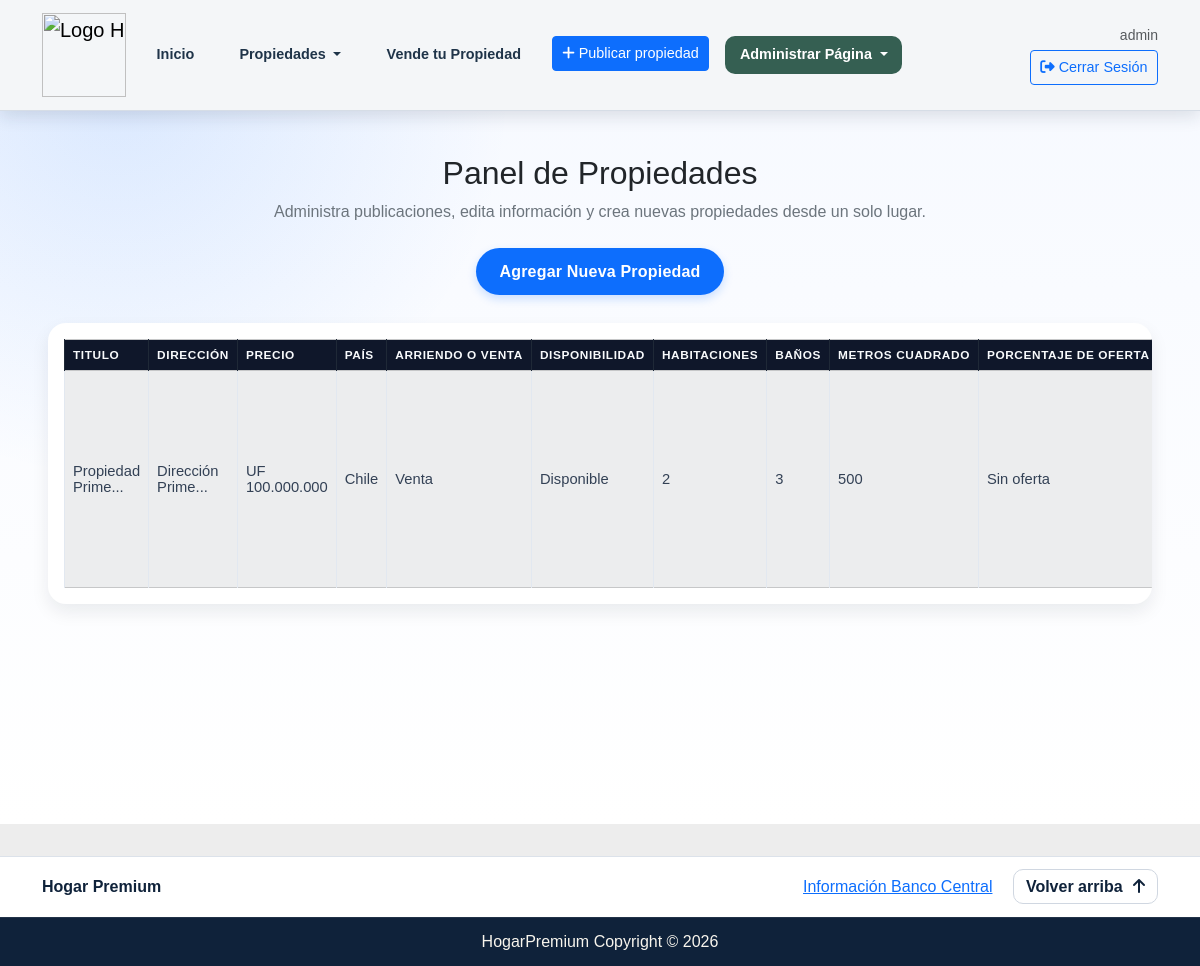
Page /propiedades/crear/0 (signed in) on the committed database.
### inmobiliaria_app/models.py (models this page shows, shortened)
class Propiedad(models.Model):
    TIPO_PROPIEDAD_OPCIONES = [
        ('ar', 'Arriendo'),
        ('ve', 'Venta'),
    ]
    DISPONIBLE_OPCIONES = [
        ('si', 'Disponible'),
        ('no', 'No Disponible'),
    ]
    JARDIN_OPCIONES = [
        ('si', 'Si tiene Jardín'),
        ('no', 'No tiene Jardín'),
    ]
    PATIO_OPCIONES = [
        ('si', 'Si tiene Patio'),
        ('no', 'No tiene Patio'),
    ]
    GARAGE_OPCIONES = [
        ('si', 'Si tiene Garage'),
        ('no', 'No tiene Garage'),
    ]
    SOTANO_OPCIONES = [
        ('si', 'Si tiene Sótano'),
        ('no', 'No tiene Sótano'),
    ]
    idPropiedad                 = models.AutoField(primary_key=True, verbose_name='ID')
    tituloPropiedad             = models.CharField(max_length=100, verbose_name='Titulo de Propiedad')
    direccionPropiedad          = models.CharField(max_length=100, verbose_name='Dirección de Propiedad')
    descripcionPropiedad        = models.CharField(max_length=1500, verbose_name='Descripción de Propiedad')
    caracteristicasPropiedad    = models.CharField(max_length=1500, verbose_name='Características de Propiedad', null=True)
    precioPropiedad             = models.IntegerField(validators=[MinValueValidator(1)], verbose_name='Precio de Propiedad') # PRECIO EN UF # PROBAR API https://api.cmfchile.cl/documentacion/UF.html
    paisPropiedad               = models.ForeignKey(Pais, on_delete=models.CASCADE, verbose_name='País de Propiedad')
    tipoPropiedad               = models.CharField(
        max_length=2,
        choices=TIPO_PROPIEDAD_OPCIONES,
        verbose_name='Arriendo o Venta'
    )
    disponibilidadPropiedad     = models.CharField(
        max_length=2,
        choices=DISPONIBLE_OPCIONES,
        verbose_name='Disponibilidad'
    )
    habitacionesPropiedad       = models.IntegerField(validators=[MinValueValidator(0), MaxValueValidator(100)], verbose_name='Cantidad de Habitaciones')
    bannosPropiedad             = models.IntegerField(validators=[MinValueValidator(0), MaxValueValidator(100)], verbose_name='Cantidad de Baños')
    metroscubPropiedad          = models.IntegerField(validators=[MinValueValidator(1)], verbose_name='Metros Cuadrados de Propiedad')
    jardinPropiedad            = models.CharField(
        max_length=2,
        choices=JARDIN_OPCIONES,
        verbose_name='¿Tiene Jardín?'
    )
    patioPropiedad            = models.CharField(
        max_length=2,
        choices=PATIO_OPCIONES,
        verbose_name='¿Tiene Patio?'
    )
    garagePropiedad            = models.CharField(
        max_length=2,
        choices=GARAGE_OPCIONES,
        verbose_name='¿Tiene Garage?'
    )
    sotanoPropiedad            = models.CharField(
        max_length=2,
        choices=SOTANO_OPCIONES,
        verbose_name='¿Tiene Sótano?'
    )
    ofertaPropiedad             = models.IntegerField(validators=[MinValueValidator(0), MaxValueValidator(100)], verbose_name='% de Oferta')

class Pais(models.Model):
    TIPO_MONEDA_OPCIONES = {
        ('uf', 'UF'),
        ('eu', 'EURO'),
    }
    nombrePais      = models.CharField(max_length=50, unique=True, verbose_name='Nombre de País')
    iconoPais       = models.ImageField(upload_to='imagenes/', verbose_name='Icono de País')
    tipoMoneda      = models.CharField(max_length=2, choices=TIPO_MONEDA_OPCIONES, verbose_name='UF o EURO')
    codigoCelular   = models.CharField(max_length=4, verbose_name='Código de País')
    def __str__(self):
        return self.nombrePais

### inmobiliaria_app/views.py (the view)
# urls.py: path('propiedades/<accion>/<id>', views.admin_propiedades, name='admin_propiedades'),
@login_required
def admin_propiedades(request, accion, id):
    esAdmin = request.user.is_superuser
    todas_propiedades = Propiedad.objects.select_related('paisPropiedad').prefetch_related('images').order_by('-idPropiedad')
    paginator = Paginator(todas_propiedades, 12)
    page_number = request.GET.get('page', 1)
    page_obj = paginator.get_page(page_number)
    ImagenPropiedadFormSet = modelformset_factory(
        ImagenPropiedad,
        fields=('imagenPropiedad',),
        extra=1,  # Permite añadir un formulario en blanco para una nueva imagen
        can_delete=True  # Permite eliminar imágenes existentes
    )
    if request.method == 'POST':
        if accion == 'crear':
            propiedad_form = PropiedadForm(request.POST)
            imagen_form     =   ImagenPropiedadForm(request.POST, request.FILES)
            imagenes_form   =   ImagenesPropiedadForm(request.POST, request.FILES)
            if propiedad_form.is_valid():
                propiedad = propiedad_form.save()
                for f in request.FILES.getlist('imagenPropiedad'):
                    ImagenPropiedad.objects.create(idPropiedad=propiedad, imagenPropiedad=f)
                return redirect('admin_propiedades', accion='crear', id='0')
        elif accion == 'actualizar':
            propiedad_instance = get_object_or_404(Propiedad, idPropiedad=id)
            propiedad_form = PropiedadForm(request.POST, request.FILES, instance=propiedad_instance)
            imagen_form     =   ImagenPropiedadForm()
            imagenes_form   =   ImagenesPropiedadForm(request.POST, request.FILES)
            if propiedad_form.is_valid():
                propiedad = propiedad_form.save()
                return redirect('admin_propiedades', accion='crear', id='0')
        elif accion == 'eliminar':
            propiedad = get_object_or_404(Propiedad, idPropiedad=id)
            propiedad.delete()
            return redirect('admin_propiedades', accion='crear', id='0')
    else:
        propiedad_form = PropiedadForm()
        imagen_form = ImagenPropiedadForm()
        imagenes_form   =   ImagenesPropiedadForm()
    if request.method == 'GET':
        if accion == 'crear':
            propiedad_form = PropiedadForm()
            imagen_form = ImagenPropiedadForm()
            imagenes_form   =   ImagenesPropiedadForm()
        elif accion =='actualizar':
            propiedad_instance = get_object_or_404(Propiedad, idPropiedad=id)
            propiedad_form = PropiedadForm(instance=propiedad_instance)
            imagen_form = ImagenPropiedadForm()
            imagenes_form   =   ImagenesPropiedadForm()
    context = {
        'accion': accion.lower(),
        'es_admin': esAdmin,
        'propiedades_todas': page_obj,
        'page_obj': page_obj,
        'propiedad_form': propiedad_form,
        'imagenes_form_html' :imagenes_form,
        'imagen_form_html': imagen_form,
    }
    return render(request, 'inmobiliaria/admin_propiedades.html', context)

### inmobiliaria_app/templatetags/custom_filters.py (called while the page is built)
@register.filter
def acortar_titulo(value, max_lenght=60):
    if len(value) > max_lenght:
        return value[:max_lenght] + '...'
    return value

@register.filter
def formatear_dinero_uf(value):
    value = round(value)
    value = f'UF {value:,}'
    value = value.replace(',', '.')
    return value

### inmobiliaria_app/templates/inmobiliaria/admin_propiedades.html (shortened to what this page needs)
﻿{% extends 'inmobiliaria/base.html' %}
{% load static %}
{% load crispy_forms_tags %}
{% load custom_filters %}
{% block body %}
{% if es_admin %}
  <section class="admin-page">
  <div class="container admin-toolbar">
    <div class="d-flex flex-column align-items-center" id="contenedorBotonNuevaPropiedad">
      <h2 class="text-center mb-2">Panel de Propiedades</h2>
      <p class="text-secondary text-center mb-4">Administra publicaciones, edita información y crea nuevas propiedades desde un solo lugar.</p>
      <button class="btn btn-primary" id="btnNuevaPropiedad" type="button" data-bs-toggle="collapse" data-bs-target="#formNuevaPropiedad" aria-expanded="{% if accion == 'actualizar' %}true{% else %}false{% endif %}" aria-controls="formNuevaPropiedad">
        Agregar Nueva Propiedad
      </button>
    </div>
  </div>
  <div class="card p-3 mb-5 mx-5 table-responsive tabla-card">
    <table id="tabla-principal" class="table table-hover table-light table-striped table-bordered" >
        <thead class="">
            <tr>
                <th>Titulo </th>
                <th>Dirección </th>
                <th>Precio </th>
                <th>País </th>
                <th>Arriendo o Venta </th>
                <th>Disponibilidad </th>
                <th>Habitaciones </th>
                <th>Baños</th>
                <th>Metros Cuadrado</th>
                <th>Porcentaje de Oferta</th>
            </tr>
        </thead>
        <tbody style="word-wrap: break-word;" >
              {% for propiedad in propiedades_todas %}
            <tr>
              <td >{{propiedad.tituloPropiedad|acortar_titulo:15}}</td>
              <td>{{propiedad.direccionPropiedad|acortar_titulo:15}}</td>
              {% if propiedad.paisPropiedad.tipoMoneda == 'eu' %}
              <td>{{propiedad.precioPropiedad|formatear_dinero_euro}}</td>
              {% elif propiedad.paisPropiedad.tipoMoneda == 'uf' %}
              <td>{{propiedad.precioPropiedad|formatear_dinero_uf}}</td>
              {% endif %}
              <td>{{propiedad.paisPropiedad.nombrePais}}</td>
              <td>{{propiedad.get_tipoPropiedad_display}}</td>
              <td>{{propiedad.get_disponibilidadPropiedad_display}}</td>
              <td>{{propiedad.habitacionesPropiedad}}</td>
              <td>{{propiedad.bannosPropiedad}}</td>
              <td>{{propiedad.metroscubPropiedad}}</td>
              {% if propiedad.ofertaPropiedad > 0 %}
              <td>{{propiedad.ofertaPropiedad|formatear_descuento}}</td>
              {% else %}
              <td>Sin oferta</td>
              {% endif %}
            </tr>
            {%endfor%}
        </tbody>
    </table>
  </div>
  </section>
{% endif %}
{% endblock body %}

### inmobiliaria_app/templates/inmobiliaria/base.html (shortened to what this page needs)
﻿{% load static %}
{% load bootstrap5 %}
{% bootstrap_css %}
<!DOCTYPE html>
<html lang="en">
<head>
    <link rel="stylesheet" href="{% static 'css/bootstrap.min.css' %}">
    <link rel="stylesheet" href="{% static 'css/base.css' %}">
    <link rel="stylesheet" href="https://cdnjs.cloudflare.com/ajax/libs/font-awesome/6.6.0/css/all.min.css">
</head>
<body>
    <header id="header" class="site-header" style="margin-bottom: 0px;">
        <nav class="navbar fixed-top navbar-expand-lg site-navbar">
            <div class="container">
                <a class="navbar-brand site-brand" href="{% url 'inicio' %}">
                    <img class="logo" src="{% static 'images/icono.png' %}" alt="Logo Hogar Premium" style="width: 84px;">
                </a>
                <div class="collapse navbar-collapse" id="navbarSupportedContent">
                    <ul class="navbar-nav me-auto mb-2 mb-lg-0">
                        <li class="nav-item me-3">
                            <a class="nav-link site-link" aria-current="page" href="{% url 'inicio' %}">Inicio</a>
                        </li>
                        <li class="nav-item dropdown me-3">
                            <a class="nav-link dropdown-toggle site-link" href="#" id="propiedadesDropdown" role="button" data-bs-toggle="dropdown" aria-expanded="false">
                                Propiedades
                            </a>
                        </li>
                        <li class="nav-item me-3">
                            <a class="nav-link site-link" aria-current="page" href="{% url 'compra' %}">Vende tu Propiedad</a>
                        </li>
                        <li class="nav-item me-3">
                            <a class="btn btn-primary btn-sm d-flex align-items-center" href="{% url 'admin_propiedades' 'crear' '0' %}">
                                <i class="fa-solid fa-plus me-1"></i> Publicar propiedad
                            </a>
                        </li>
                        {% if es_admin %}
                        <li class="nav-item dropdown">
                            <a class="nav-link dropdown-toggle administracion site-link" href="#" role="button" data-bs-toggle="dropdown" aria-expanded="false">
                                Administrar Página
                            </a>
                        </li>
                        {% endif %}
                    </ul>
                    <div class="d-flex align-items-center">
                        {% if not request.user.is_authenticated %}
                        <a class="btn btn-outline-primary ms-2" href="{% url 'login' %}">Iniciar sesión</a>
                        {% else %}
                        <div class="d-flex flex-column align-items-end">
                            <small class="text-muted">{{ request.user.username }}</small>
                            <button class="btn btn-outline-primary btn-sm mt-1" type="button" onclick="document.getElementById('logoutForm').submit();">
                                <i class="fa-solid fa-right-from-bracket me-1"></i>Cerrar Sesión
                            </button>
                        </div>
                        {% endif %}
                    </div>
                </div>
            </div>
        </nav>
    </header>
    <div class="contenido">
    {% block body %}
    {% endblock body %}
        </div>
    <footer id="bajada" class="footerContainer site-footer">
        <div class="container footer-top d-flex justify-content-between align-items-center">
            <div class="footer-brand">Hogar Premium</div>
            <div>
                <a class="me-3" href="https://si3.bcentral.cl/Indicadoressiete/secure/Indicadoresdiarios.aspx" target="_blank">Información Banco Central</a>
                <a href="#header" class="back-top-link">Volver arriba <i class="fa-solid fa-arrow-up"></i></a>
            </div>
        </div>
        <div class="footerBottom">
            <p>HogarPremium Copyright &copy; 2026</p>
        </div>
    </footer>
</body>
</html>

### inmobiliaria_app/static/css/base.css (style rules this page uses)
:root { --brand-navy: #0F223A; --brand-gold: #C89A2B; --brand-cream: #f8f5ed; --brand-soft: #e5eaf1; }
.site-navbar { background-color: #f4f6f8; border-bottom: 1px solid #d6dde6; box-shadow: 0 6px 16px rgba(26, 39, 55, 0.12); }
.site-brand { display: flex; align-items: center; gap: 10px; }
.site-navbar .nav-link.site-link { color: #1f3449; padding: 0.45rem 0.85rem; border-radius: 10px; font-weight: 600; transition: color 0.2s ease, background-color 0.2s ease; border: 1px solid transparent; }
.administracion { background-color: #355f52; border-radius: 10px; color: #ffffff !important; font-weight: 700; }
.footerContainer { width: 100%; }
.site-footer { margin-top: 32px; border-top: 1px solid #dce2ea; background-color: #ffffff; }
.footer-top { display: flex; justify-content: space-between; align-items: center; gap: 12px; padding: 18px 12px; }
.footer-brand { font-size: 1rem; font-weight: 700; color: var(--brand-navy); }
.back-top-link { text-decoration: none; color: var(--brand-navy); border: 1px solid #d0d7e1; border-radius: 10px; padding: 8px 12px; font-weight: 600; transition: background-color 0.2s ease, border-color 0.2s ease; }
.back-top-link i { margin-left: 6px; }
.footerBottom { background-color: var(--brand-navy); text-align: center; padding: 12px; border-top: 1px solid rgba(255, 255, 255, 0.08); }
.footerBottom p { color: #f8f5ed; margin: 0; }
body { background-color: #fa9092; }

### inmobiliaria_app/templates/inmobiliaria/base.html (style rules this page uses)
body { font-family: sans-serif; background-color: rgb(237, 237, 237); }
.contenido { min-height: calc(100vh - 200px) }
.site-navbar .nav-link { font-size: 0.9rem; }
.navbar .btn { font-size: 0.9rem; padding: .35rem .6rem; }

### inmobiliaria_app/templates/inmobiliaria/admin_propiedades.html (style rules this page uses)
.admin-page { position: relative; padding: clamp(130px, 14vh, 180px) 0 42px; background: radial-gradient(circle at 10% 8%, rgba(13, 110, 253, 0.12) 0, rgba(13, 110, 253, 0) 30%), linear-gradient(180deg, #f6f9ff 0%, #ffffff 100%); min-height: 100vh; }
.admin-toolbar { margin-bottom: 28px; }
.admin-toolbar .btn { border-radius: 999px; padding: 0.7rem 1.45rem; box-shadow: 0 4px 10px rgba(13, 110, 253, 0.2); font-weight: 600; border: 0; letter-spacing: 0.2px; transition: transform 0.12s ease, opacity 0.12s ease; }
.tabla-card { border: 0; border-radius: 18px; box-shadow: 0 8px 18px rgba(15, 23, 42, 0.08); background: #ffffff; overflow: hidden; }
#tabla-principal { margin-bottom: 0; font-size: 0.92rem; }
#tabla-principal thead th { background: #0f172a; color: #f8fafc; border-color: #1f2937; text-transform: uppercase; font-size: 0.74rem; letter-spacing: 0.6px; vertical-align: middle; white-space: nowrap; }
#tabla-principal tbody td { vertical-align: middle; border-color: #e2e8f0; color: #334155; }

### rows in the picture
Propiedad: tituloPropiedad|acortar_titulo "Propiedad Prime...", direccionPropiedad|acortar_titulo "Dirección Prime...", precioPropiedad "UF 100.000.000", paisPropiedad.nombrePais "Chile", tipoPropiedad "Venta", disponibilidadPropiedad "Disponible", habitacionesPropiedad "2", bannosPropiedad "3", metroscubPropiedad "500", ofertaPropiedad "Sin oferta"

### other values in the picture
{{ request.user.username }} "admin"
